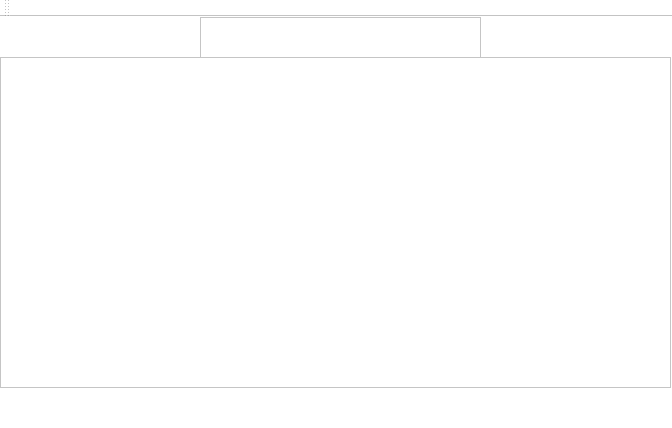
<?xml version="1.0" encoding="UTF-8"?>
<ui version="4.0">
 <class>MainWindow</class>
 <widget class="QMainWindow" name="MainWindow">
  <property name="geometry">
   <rect>
    <x>0</x>
    <y>0</y>
    <width>672</width>
    <height>428</height>
   </rect>
  </property>
  <property name="minimumSize">
   <size>
    <width>672</width>
    <height>428</height>
   </size>
  </property>
  <property name="maximumSize">
   <size>
    <width>672</width>
    <height>428</height>
   </size>
  </property>
  <property name="windowTitle">
   <string>MainWindow</string>
  </property>
  <property name="styleSheet">
   <string notr="true">background-color: rgb(255, 255, 255);</string>
  </property>
  <widget class="QWidget" name="centralWidget">
   <widget class="QListWidget" name="listWidget">
    <property name="geometry">
     <rect>
      <x>0</x>
      <y>40</y>
      <width>671</width>
      <height>331</height>
     </rect>
    </property>
    <property name="minimumSize">
     <size>
      <width>671</width>
      <height>331</height>
     </size>
    </property>
    <property name="maximumSize">
     <size>
      <width>671</width>
      <height>331</height>
     </size>
    </property>
   </widget>
   <widget class="QTextBrowser" name="textBrowser">
    <property name="geometry">
     <rect>
      <x>200</x>
      <y>0</y>
      <width>281</width>
      <height>41</height>
     </rect>
    </property>
    <property name="minimumSize">
     <size>
      <width>281</width>
      <height>41</height>
     </size>
    </property>
    <property name="maximumSize">
     <size>
      <width>281</width>
      <height>41</height>
     </size>
    </property>
   </widget>
  </widget>
  <widget class="QMenuBar" name="menuBar">
   <property name="geometry">
    <rect>
     <x>0</x>
     <y>0</y>
     <width>672</width>
     <height>21</height>
    </rect>
   </property>
  </widget>
  <widget class="QToolBar" name="mainToolBar">
   <attribute name="toolBarArea">
    <enum>TopToolBarArea</enum>
   </attribute>
   <attribute name="toolBarBreak">
    <bool>false</bool>
   </attribute>
  </widget>
  <widget class="QStatusBar" name="statusBar"/>
 </widget>
 <layoutdefault spacing="6" margin="11"/>
 <resources/>
 <connections/>
</ui>
